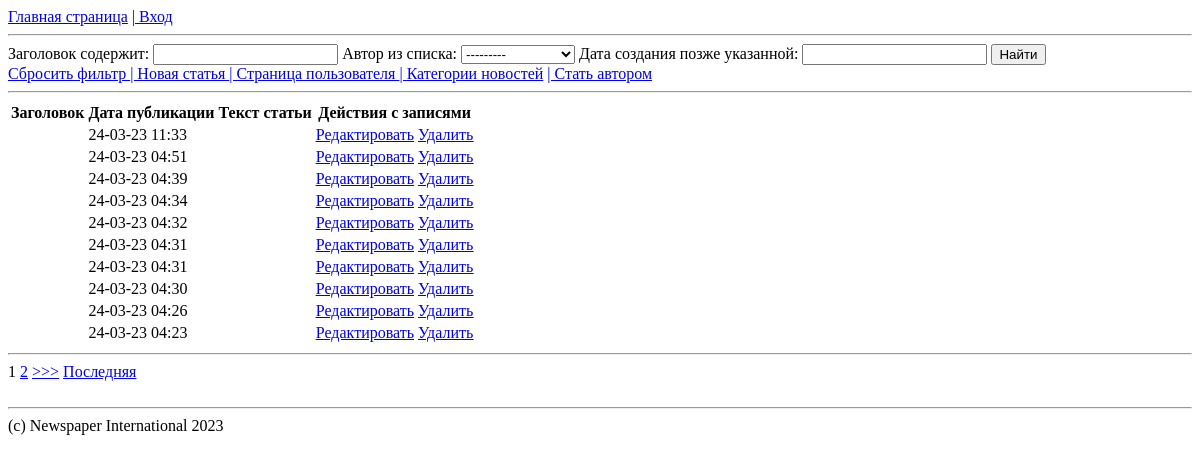
The app's page /, older data.
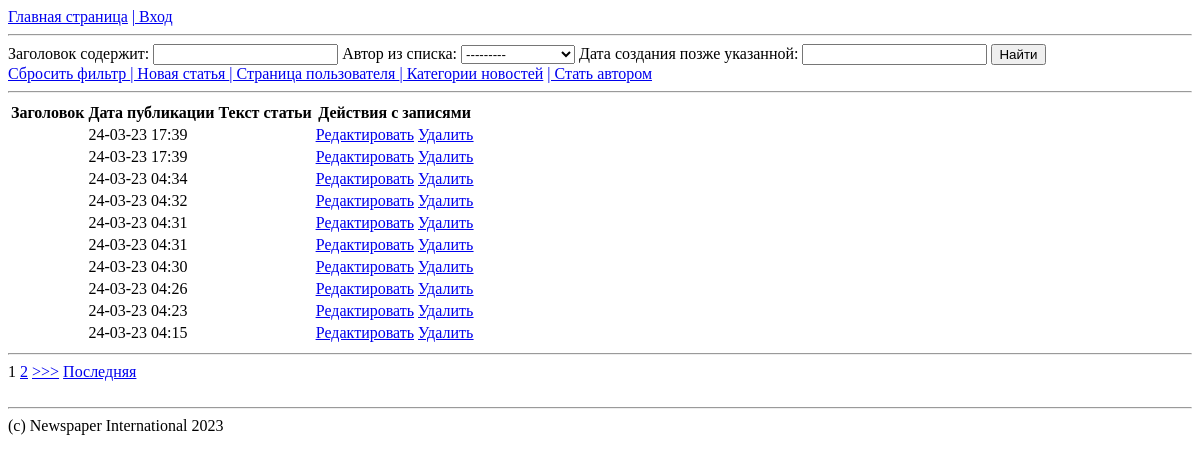
The same page, newer data.
### news/models.py (models this page shows, shortened)
class Post(models.Model):
    article = 'AR'
    news = 'NW'
    TYPES = [(article, 'Статья'), (news, 'Новость')]
    author = models.ForeignKey(Author, on_delete=models.CASCADE, verbose_name=u'Автор')
    type = models.CharField(max_length=2, choices=TYPES, default=news, verbose_name=u'Тип')
    time_create = models.DateTimeField(auto_now_add=True, verbose_name=u'Дата создания')
    category = models.ManyToManyField(Category, through='PostCategory', verbose_name=u'Категория')
    heading = models.CharField(verbose_name=u'Заголовок', max_length=255)
    body = models.TextField(verbose_name=u'Текст')
    rating = models.IntegerField(default=0)

### news/views.py (the view, shortened to what this page needs)
# urls.py: path('',  PostListSearch.as_view(), name='post_search'),
class PostListSearch(ListView):
    model = Post
    template_name = 'search.html'
    context_object_name = 'posts'
    ordering = '-time_create'
    paginate_by = 10
    def get_queryset(self):
        queryset = super().get_queryset()
        return PostFilter(self.request.GET, queryset=queryset).qs
    def get_context_data(self, **kwargs):
        context = super().get_context_data(**kwargs)
        context['filter'] = PostFilter(self.request.GET, queryset=self.get_queryset())
        request_copy = self.request.GET.copy()
        parameters = request_copy.pop('page', True) and request_copy.urlencode()
        context['parameters'] = parameters  # хвост get запроса для коррктной работы пагинатора
        context['form'] = PostForm()
        context['is_author'] = self.request.user.groups.filter(name='authors').exists()
        return context

### news/forms.py
class PostForm(ModelForm):
    class Meta:
        model = Post
        fields = ['type', 'category', 'heading', 'body']

### news/models.py (called while the page is built)
    def __str__(self):
        return f'{self.user}'

### news/templatetags/custom_filters.py (called while the page is built)
@register.filter(name='censor')
def censor(value):
    censored_text = profanity.censor(value)
    return censored_text

### templates/search.html (shortened to what this page needs)
{% extends 'flatpages/default.html' %}
{% load custom_filters %}
{% block content %}
    {% if posts %}
        <form method="GET">
            {{ filter.form}}
            <input type="submit" value="Найти">
            <br>
            <a href="{% url 'post_search' %}"> Сбросить фильтр </a>
            <a href="{% url 'post_create' %}">| Новая статья </a>
            <a href="{% url 'user' %}">| Страница пользователя </a>
            <a href="{% url 'categories' %}">| Категории новостей</a>
            {% if not is_author %}
                <a href="/upgrade/">| Стать автором</a>
            {% endif %}
        </form>
        <hr>
        <table>
            <tr>
                <th>
                    Заголовок
                </th>
                <th>
                    Дата публикации
                </th>
                <th>
                    Текст статьи
                </th>
                <th>
                    Действия с записями
                </th>
            </tr>
        {% for post in posts %}
            <tr>
                <td>
                </td>
                <td>
                    {{ post.time_create|date:'d-m-y H:i' }}
                </td>
                <td>
                </td>
                <td>
                    <a href="{% url 'post_update' post.id %}"><u>Редактировать</u></a>
                    <a href="{% url 'post_delete' post.id %}"><u> Удалить </u></a>
                </td>
            </tr>
        {% endfor %}
        </table>
    {% else %}
        <h2>Статей нет!</h2>
    {% endif %}
    <hr>
    {% if is_paginated %}
            {% for num in page_obj.paginator.page_range %}
            {% if page_obj.number == num %}
                <a>{{ num }}</a>
            {% elif num > page_obj.number|add:'-3' and num < page_obj.number|add:'3' %}
                <a href="?page={{ num }}&{{ parameters }}">{{ num }}</a>
            {% endif %}
        {% endfor %}
        {% if page_obj.has_next %}
            <a href="?page={{ page_obj.next_page_number }}&{{ parameters }}">>>></a>
            <a href="?page={{ page_obj.paginator.num_pages }}&{{ parameters }}">Последняя</a>
        {% endif %}
    {% endif %}
    <br><br>
{% endblock content %}

Row changes from the older to the newer data that the page shows:
removed Post: time_create "24-03-23 11:33"
removed Post: time_create "24-03-23 04:51"
removed Post: time_create "24-03-23 04:39"
added Post: time_create "24-03-23 17:39"
added Post: time_create "24-03-23 17:39"
now on this page (row unchanged): Post: time_create "24-03-23 04:15"
